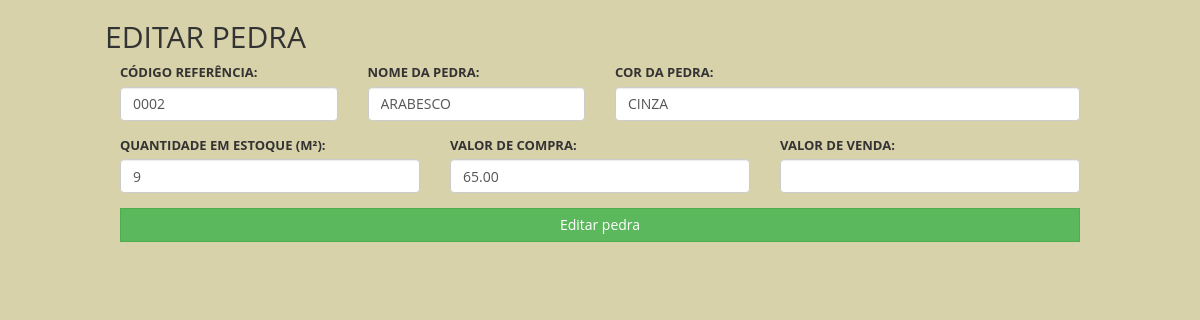
The app's page /admin.php?page=editapedra&id=5 (signed in) with its own data.
### tables this page shows
CREATE TABLE `pedras` (
  `ID` int(11) NOT NULL,
  `ReferenciaN` varchar(11) NOT NULL,
  `Nome` varchar(250) NOT NULL,
  `Cor` varchar(200) NOT NULL,
  `Quantidade` varchar(50) NOT NULL,
  `valor` varchar(50) NOT NULL,
  `valorM` varchar(50) NOT NULL,
  `id_empresa` int(11) NOT NULL
);

### pages/pedras/editaPedra.php (the view)
<div class="row content">
    <div class="row">
        <div class="col-sm-12">
            <h2>Editar Pedra</h2>
            <div id="Allform">
                <?php
                if($_GET['id']){
                    $sql = "SELECT * FROM pedras WHERE ID='" . $_GET['id'] . "' AND id_empresa='".$_SESSION['empresa_id']."'";
                    $result = mysqli_query($con, $sql);
                    while ($row = mysqli_fetch_array($result)) {
                ?>
                        <form method="post" action="data/editarpedra.php?id=<?php echo $row['ID']; ?>">
                        <div class="form-group col-sm-3">
                    <label for="nome">Código referência:</label>
                        <input type="text" name="cod" class="form-control" value="<?php echo $row['ReferenciaN']; ?>" id="cod"  autocomplete="off">
                    </div>
                    <div class="form-group col-sm-3">
                    <label for="nome">Nome da Pedra:</label>
                        <input type="text" name="nome" class="form-control" value="<?php echo $row['Nome']; ?>" id="nome" autocomplete="off">
                    </div>
                    <div class="form-group col-sm-6">
                    <label for="nome">Cor da pedra:</label>
                        <input type="text" name="cor" class="form-control" value="<?php echo $row['Cor']; ?>" id="cor" autocomplete="off">
                    </div>
                    <div class="form-group col-sm-4">
                    <label for="nome">Quantidade em estoque (M²):</label>
                        <input type="text" name="quant" class="form-control" value="<?php echo $row['Quantidade']; ?>" id="quant" autocomplete="off">
                    </div>
                    <div class="form-group col-sm-4">
                    <label for="nome">Valor de Compra:</label>
                        <input type="text" name="valor" class="form-control" value="<?php echo $row['valor']; ?>" id="valor" autocomplete="off">
                    </div>
                    <div class="form-group col-sm-4">
                    <label for="nome">Valor de Venda: </label>
                        <input type="text" name="ganho" class="form-control" value="<?php echo $row['percentM']; ?>" id="valor" autocomplete="off">
                    </div>
                    <div class="form-group col-sm-12">
                        <button type="submit" class="btn btn-success col-sm-12">Editar pedra</button>
                    </div>
                        </form>
                    <?php
                    }
                } else {
                    ?>
                    <div class="form-group col-sm-12 text-center">
                        <h2>Pedra não existente, por favor volte para a lista de pedras</h2>
                    </div>
                <?php
                }
                ?>
            </div>
        </div>
    </div>

### css/main.css (style rules this page uses)
body { font-family: 'Open Sans', sans-serif; font-size: 13px; line-height: 1.42857143; color: #333; background-color: #d8d2aa; text-transform: uppercase; width: 80%; margin: 0 auto; }
h1, h2, h3, h4, h5, h6 { font-family: inherit; font-weight: 500; line-height: 1.1; color: inherit; }
.btn { border-radius: 0px; }

### css/print.css (style rules this page uses)
* { color: #000 !important; text-shadow: none !important; background: transparent !important; box-shadow: none !important; }

### records on screen
pedras: cod "0002", nome "ARABESCO", cor "CINZA", quant "9", valor "65.00"
